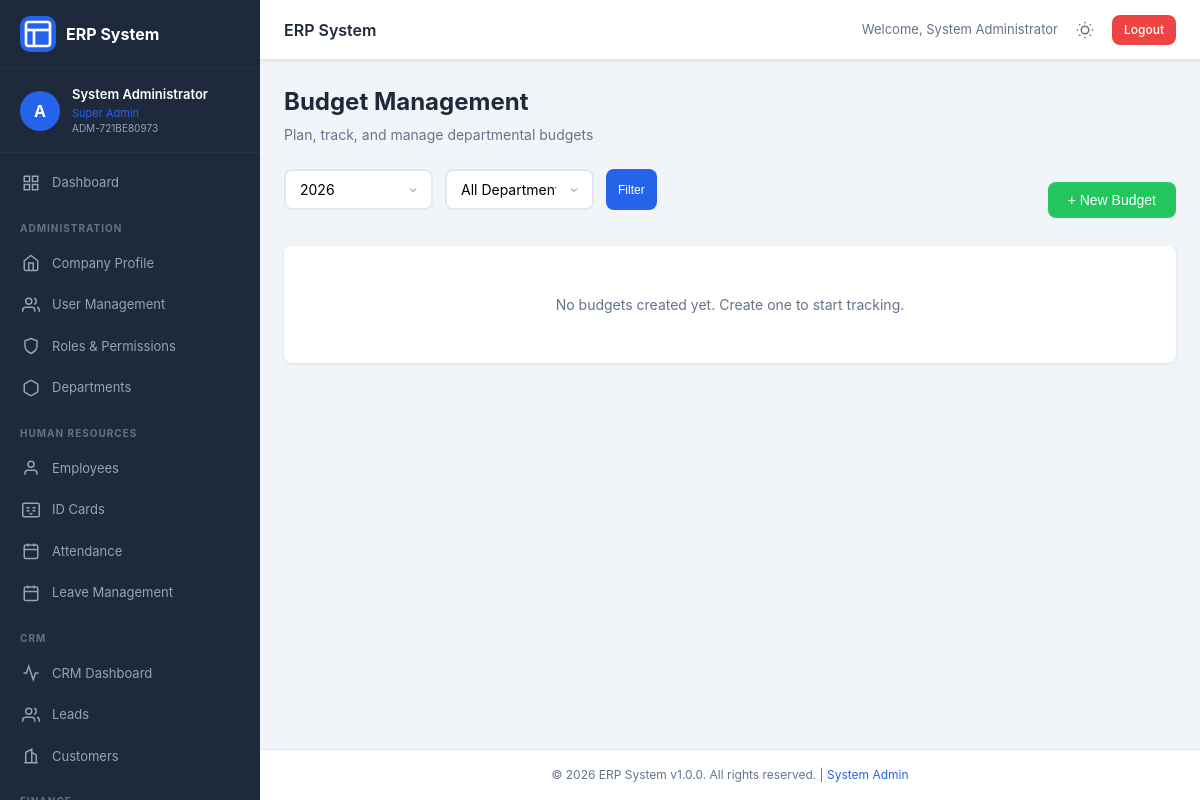
Page /modules/finance/budget.php (signed in) on the committed database.
### tables this page shows
CREATE TABLE users (
                id INTEGER PRIMARY KEY AUTOINCREMENT,
                username TEXT UNIQUE NOT NULL,
                password_hash TEXT NOT NULL,
                employee_code TEXT UNIQUE NOT NULL,
                email TEXT,
                phone TEXT,
                role_id INTEGER,
                is_active INTEGER DEFAULT 1,
                login_attempts INTEGER DEFAULT 0,
                locked_until TEXT,
                last_login TEXT,
                created_at TEXT DEFAULT (datetime('now','localtime')),
                updated_at TEXT DEFAULT (datetime('now','localtime')),
                FOREIGN KEY (role_id) REFERENCES roles(id)
            );

CREATE TABLE employees (
                id INTEGER PRIMARY KEY AUTOINCREMENT,
                user_id INTEGER UNIQUE,
                employee_code TEXT UNIQUE NOT NULL,
                first_name TEXT NOT NULL,
                last_name TEXT NOT NULL,
                middle_name TEXT,
                date_of_birth TEXT,
                gender TEXT,
                marital_status TEXT,
                blood_group TEXT,
                nationality TEXT DEFAULT 'Indian',
                religion TEXT,
                department TEXT,
                designation TEXT,
                date_of_joining TEXT,
                employment_type TEXT,
                work_location TEXT,
                reporting_to TEXT,
                shift_timing TEXT,
                weekly_off TEXT,
                aadhar_number_encrypted TEXT,
                aadhar_photo TEXT,
                pan_number_encrypted TEXT,
                pan_photo TEXT,
                passport_photo TEXT,
                phone_number TEXT,
                alternate_phone TEXT,
                personal_email TEXT,
                official_email TEXT,
                emergency_contact_name TEXT,
                emergency_contact_phone TEXT,
                emergency_contact_relation TEXT,
                address_aadhar TEXT,
                address_permanent TEXT,
                address_current TEXT,
                city TEXT,
                state TEXT,
                pincode TEXT,
                highest_education TEXT,
                university TEXT,
                year_of_passing TEXT,
                previous_company TEXT,
                previous_designation TEXT,
                years_of_experience TEXT,
                skills TEXT,
                bank_name TEXT,
                bank_account_number_encrypted TEXT,
                ifsc_code TEXT,
                bank_branch TEXT,
                uan_number_encrypted TEXT,
                esic_number_encrypted TEXT,
                is_active INTEGER DEFAULT 1,
                created_at TEXT DEFAULT (datetime('now','localtime')),
                updated_at TEXT DEFAULT (datetime('now','localtime')),
                FOREIGN KEY (user_id) REFERENCES users(id)
            );

CREATE TABLE roles (
                id INTEGER PRIMARY KEY AUTOINCREMENT,
                role_name TEXT UNIQUE NOT NULL,
                role_description TEXT,
                permissions TEXT,
                is_system INTEGER DEFAULT 0,
                created_at TEXT DEFAULT (datetime('now','localtime')),
                updated_at TEXT DEFAULT (datetime('now','localtime'))
            );

### modules/finance/budget.php (the view, shortened to what the rows shown need)
<?php
require_once __DIR__ . '/../../init.php';
require_once __DIR__ . '/../../includes/header.php';
?>
<div class="page-header">
    <h1 class="page-title">Budget Management</h1>
</div>
<?php require_once __DIR__ . '/../../includes/footer.php'; ?>

### includes/header.php (shortened to what the rows shown need)
<?php
require_once __DIR__ . '/../init.php';
$currentUser = getCurrentUser();
?>
<!DOCTYPE html>
<html lang="en" data-theme="">
<head>
    <link rel="stylesheet" href="/assets/css/style.css">
</head>
<body>
    <div class="app-container">
        <nav class="sidebar" id="sidebar">
            <div class="sidebar-user">
                <div class="user-avatar">
                    <?= strtoupper(substr($currentUser['username'] ?? 'U', 0, 1)) ?>
                </div>
                <div class="user-info">
                    <span class="user-name"><?= getEmployeeName() ?></span>
                    <span class="user-role"><?= $currentUser['role_name'] ?? '' ?></span>
                    <span class="user-code"><?= $currentUser['employee_code'] ?? '' ?></span>
                </div>
            </div>
        </nav>
        <main class="main-content">
            <header class="top-bar">
                <div class="top-bar-right">
                    <span class="user-greeting">Welcome, <?= getEmployeeName() ?></span>
                    <button class="theme-toggle" id="themeToggle" onclick="toggleTheme()" title="Toggle Dark Mode">
                    </button>
                    <a href="/dashboard.php?logout=1" class="btn btn-sm btn-danger" onclick="return confirm('Logout?')">Logout</a>
                </div>
            </header>
            <div class="content-wrapper">

### rows in the picture
users: username "A", role.role_name "Super Admin", employee_code "ADM-721BE80973"
employees: getEmployeeName() "System Administrator"

### other values in the picture
APP_NAME "ERP System"
APP_VERSION "1.0.0"
form field fiscal_year "2026"
